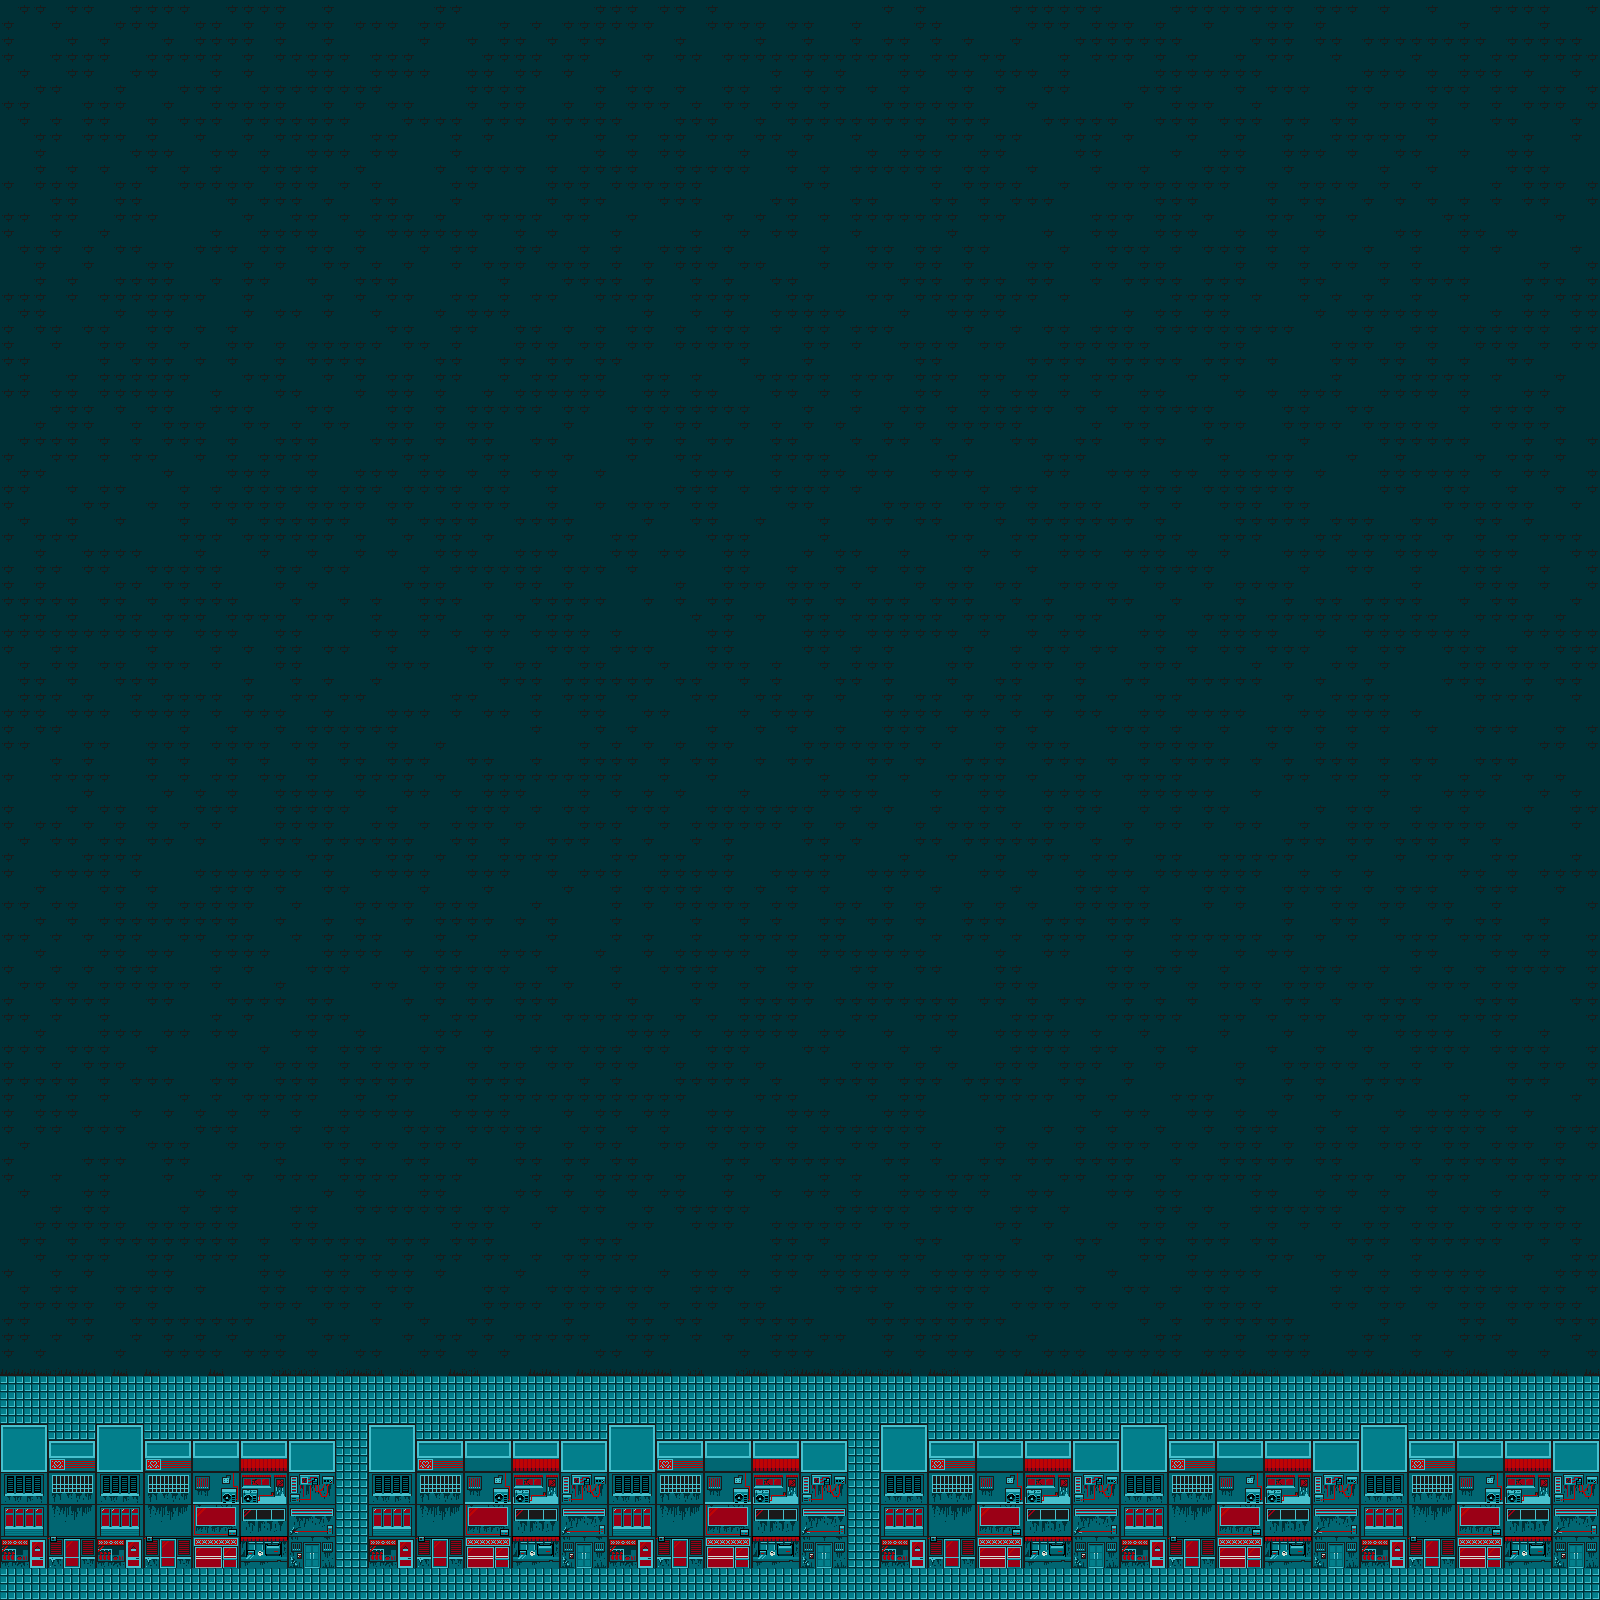

A level layout from a 2D game, rendered from its tile map. Below: a short description, then the map file with tile-grid data replaced by summaries:
An orthogonal 100x100 tile map with 16x16 px tiles, 3 tile layers (floor, roof, buildings).

<map version="1.10" tiledversion="1.10.2" orientation="orthogonal" renderorder="right-down" width="100" height="100" tilewidth="16" tileheight="16" infinite="0" nextlayerid="4" nextobjectid="1">
 <tileset firstgid="1" source="buildings.tsx" />
 <layer id="1" name="floor" width="100" height="100">
  <data>[10000 cells, 10000 non-empty, 5 distinct tile ids]</data>
 </layer>
 <layer id="3" name="roof" width="100" height="100">
  <data>[10000 cells, 160 non-empty, 1 distinct tile ids]</data>
 </layer>
 <layer id="2" name="buildings" width="100" height="100">
  <data>[10000 cells, 960 non-empty, 135 distinct tile ids]</data>
 </layer>
</map>
